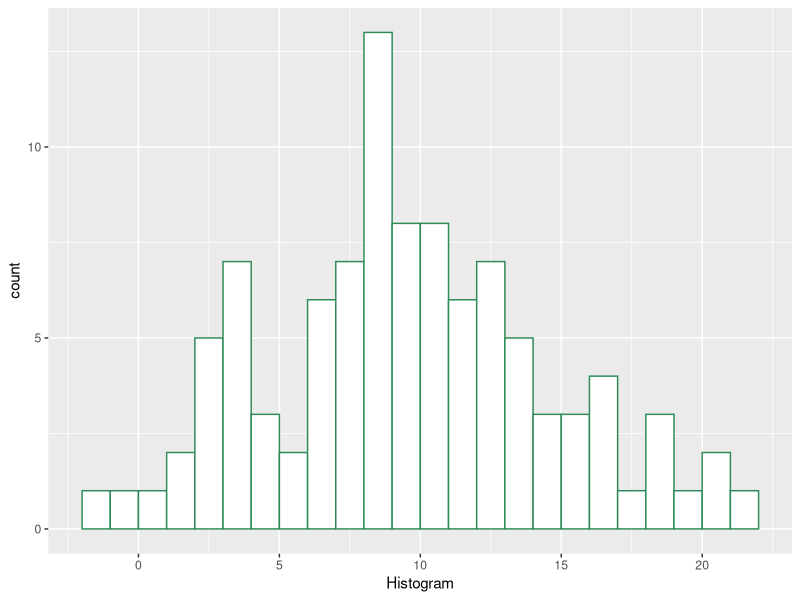

Recreate this plot in R.
## ---- chunk 1
knitr::opts_chunk$set(echo = FALSE, warning = FALSE, message = FALSE)
## ---- chunk 2
library(ggplot2)
## ---- chunk 3
ggplot(data.frame(Histogram = rnorm(100,10,5)), aes(Histogram)) +
        geom_histogram(binwidth = 1, boundary = 0,
                       fill = "white", color = "seagreen4")
